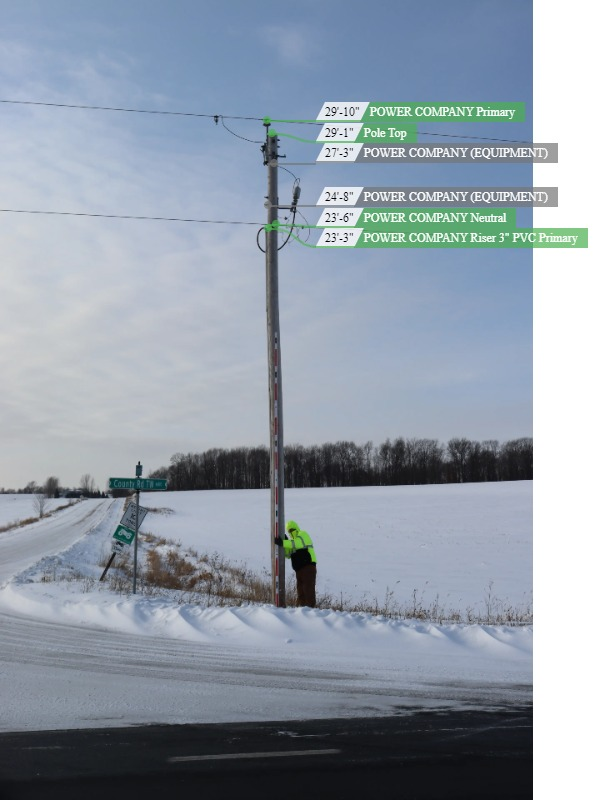
#> input picture imgs/Annoteted_PoleImage_23.JPG, 601 x 800 px; its folder holds 6 pictures in this run
$ jupyter execute testing_online_api_with_interface.ipynb   (shell and % lines are left out)
#> lines starting #> are read from the running program, lines starting #| are printed output that depends on the picture
#> further down, img is the input picture: shape (800, 601, 3); mean B, G, R 169.7, 157.2, 146.2
### Interface.py
import cv2
import numpy as np

class interface:
    def __init__(self, conf_thres=0.25, iou_thres=0.45, imgsz=640, show_predictions=True, box_size=15):

        self.conf_thres = conf_thres
        self.iou_thres = iou_thres
        self.imgsz = imgsz
        self.show_predictions = show_predictions
        self.box_size = box_size
        self.colors = self._generate_colors()
        self.point = ()
        self.user_clicks = []
        self.pred_boxes = []
        self.pred_points= []

    def _generate_colors(self, num_colors=10):
#> called with num_colors = 10
        colors = []
        for _ in range(num_colors):
            color = np.random.randint(0, 255, size=(3,))
            color = (int(color[0]), int(color[1]), int(color[2]))
            colors.append(color)
        return colors

    # [24 lines left out: functions set_mouse_callback, draw_boxes_image, show_img, not called in this run]


    def get_box_from_point(self,point,box_size=30):
        # print(point,box_size)
        return point[0]-box_size//2, point[1]-box_size//2,point[0]+box_size//2, point[1]+box_size//2


    def show_img_resized(self,img):
        img2,_ = self.resize_image(img)
        self.show_img(img2)


    # [8 lines left out: function show_img_with_points_as_boxes, not called in this run]


    def resize_image(self, img, target_height=900):
#> called with target_height = 900
        h, w, _ = img.shape
#> h = 800; w = 601
        scale = target_height / h
#> scale = 1.12
        target_width = int(w * scale)
#> target_width = 676
        resized_img = cv2.resize(img, (target_width, target_height))
        return resized_img, scale

    def get_user_input(self, img:np.array, message = 'Click at the base then press Enter',shape='box',text_s = 0.8):
        self.user_clicks =[]
        resized_img, scale = self.resize_image(img)
#> scale = 1.12
        # print("Scale: ",scale)
        cv2.namedWindow('Pole Detection', cv2.WINDOW_NORMAL)
        cv2.setMouseCallback('Pole Detection', self.set_mouse_callback)

        while True:
            display_img = resized_img.copy()
            if len(self.user_clicks) != 0:
                break

            cv2.putText(display_img, message, (10, 30),
                        cv2.FONT_HERSHEY_SIMPLEX, text_s, (0, 255, 0), 2)
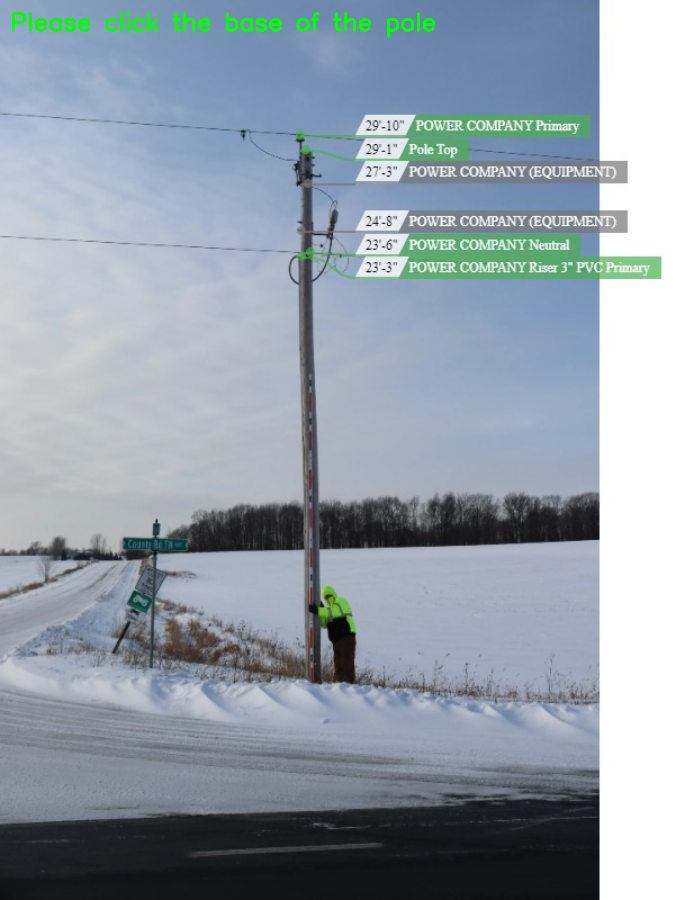
#> display_img: shape (900, 676, 3); mean B, G, R 168.9, 157.6, 145.6

            for idx, click in enumerate(self.user_clicks):
                color = self.colors[idx % len(self.colors)]
                if shape == 'box':
                    cv2.rectangle(display_img,
                                (click[0]-self.box_size//2, click[1]-self.box_size//2),
                                (click[0]+self.box_size//2, click[1]+self.box_size//2),
                                color, 2)

                else:
                    cv2.circle(display_img, click, 5, color, 2)


            cv2.imshow('Pole Detection', display_img)
            key = cv2.waitKey(1)
#> (key Esc is pressed here)
            if key == 13 and len(self.user_clicks) >= 1:  # Enter key
                break

        cv2.destroyAllWindows()
        return self.user_clicks[0][0]/scale,self.user_clicks[0][1]/scale


    # [35 lines left out: function get_user_input2, not called in this run]


    def height_formula_pixels(self, p1, p2):
        return p1[1]-p2[1]

### testing_online_api_with_interface.ipynb
[cell 1]
import Interface

[cell 2]
import requests
import cv2

base_url = "https://mariomagdy.pythonanywhere.com/"
functionss = ['initiate', 'scale_using_reference', 'estimate_height']
img_num = 23
img_path = f'imgs/Annoteted_PoleImage_{img_num}.JPG'


# img_num = 28
# img_path = fr'imgs\10a_1.jpg'


files = {'image': open(img_path, 'rb')}

img = cv2.imread(img_path, 1)

inteface1 = Interface.interface()

user_base_cord = [str(int(i)) for i in inteface1.get_user_input(img, "Please click the base of the pole")]
img2 = inteface1.draw_boxes_image( img, [inteface1.get_box_from_point([int(j) for j in user_base_cord])])

data = {'base_coordinates': ','.join(user_base_cord)}  # Example coordinates

# Use a session to persist cookies across requests
session = requests.Session()

# Initiate request
response = session.post(base_url + 'initiate', files=files, data=data)
res = response.json()

img3 = img2.copy()

if not res['got_scale']:
    user_meas_cord = [str(int(i)) for i in inteface1.get_user_input2(img2, ["The image has no metadata so","Please click the end of the measurement stick"], text_s=0.7)]

    img3 = inteface1.draw_boxes_image( img2, [inteface1.get_box_from_point([int(j) for j in user_meas_cord])])

    data = {'reference_point': ','.join(user_meas_cord)}  # Example coordinates
    response = session.post(base_url + 'scale_using_reference', data=data)
    print(response.text)
    res = response.json()

    if not res['got_scale']:
        print("Error getting Scale")
        print("program terminated")
        exit()


user_height_cord = [str(int(i)) for i in inteface1.get_user_input(img3, """Please Click any point to get the height of""", text_s=0.7)]

img4 = inteface1.draw_boxes_image( img3, [inteface1.get_box_from_point([int(j) for j in user_height_cord])])

data = {'height_point': ','.join(user_height_cord)}  # Example coordinates
response = session.post(base_url + 'estimate_height', data=data)
res = response.json()
print(res)  # Print the response to see the estimated height

inteface1.get_user_input(img4,f"The Height of the point is: {round(res['height']/12,2)}ft")

[cell 3]
len('*********************************************')

[cell 4]
from inference_sdk import InferenceHTTPClient

CLIENT = InferenceHTTPClient(
    api_url="https://detect.roboflow.com",
    api_key="IkMquMsq2rK36b4fDbTs"
)

[cell 5]
result = CLIENT.infer('imgs\Annoteted_PoleImage_24.JPG', model_id="poleobjectdetection/3")

[cell 6]
result
